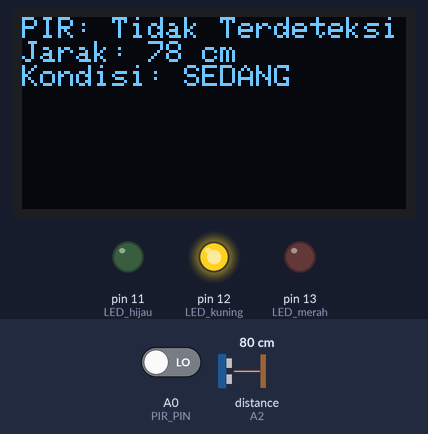
The sketch below on a simulated Arduino Uno, built with avr-gcc and run on an emulated ATmega328P. Shown: 128×64 one-colour display, output pins drawn as LEDs (lit = HIGH). Wiring (from diagram.json): ultrasonic range finder: trigger A1; echo A2. Inputs (shaded band) come from the test bench; at power-on: distance to the obstacle (sensor on A2) 80 cm, A0 (PIR_PIN) LOW. The echo pulse lasts 58.3 µs per cm; pins used as bus, display or sensor lines are not drawn.

Above: at 1.2 s.
1.3 s: distance to the obstacle (sensor on A2) set to 56 cm
At 2.1 s:
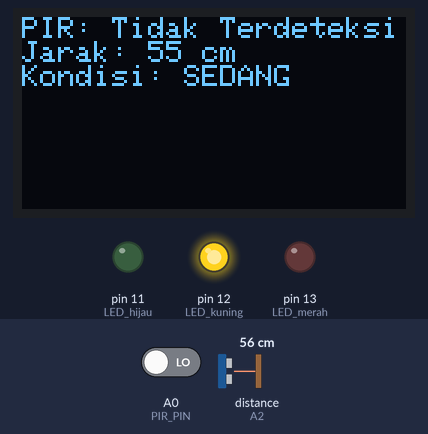
3.2 s: distance to the obstacle (sensor on A2) set to 48 cm
At 3.6 s:
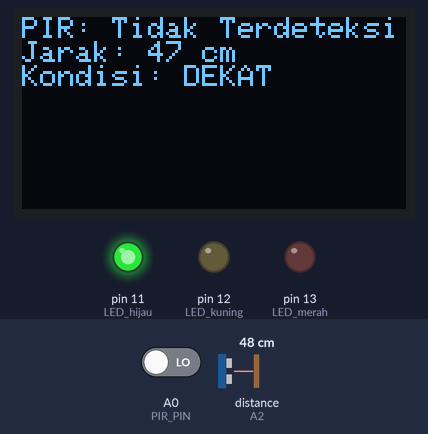
4.8 s: A0 (PIR_PIN) driven HIGH
At 6.1 s:
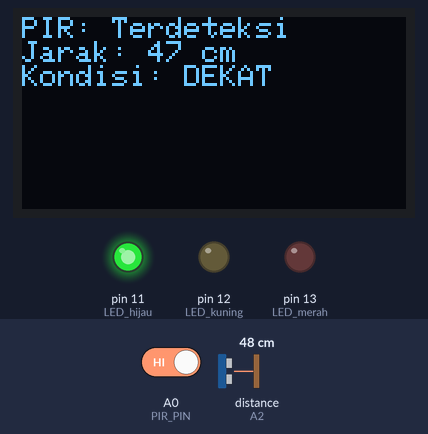
6.4 s: distance to the obstacle (sensor on A2) set to 250 cm
At 7.7 s:
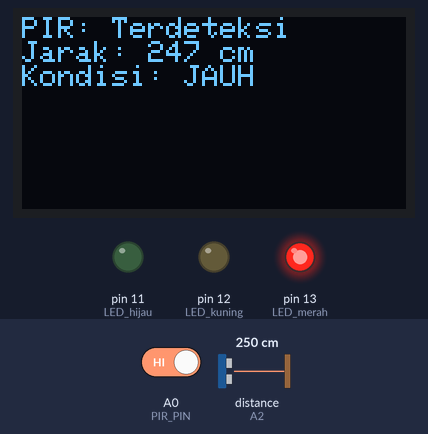
8.0 s: A0 (PIR_PIN) driven LOW
At 9.3 s:
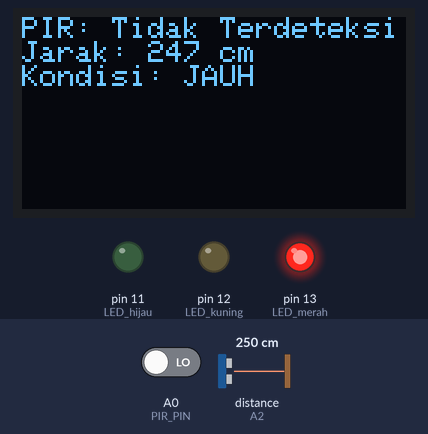
Timing chart, 0 to 10.6 s (numbered marks = the images above; inputs shaded):
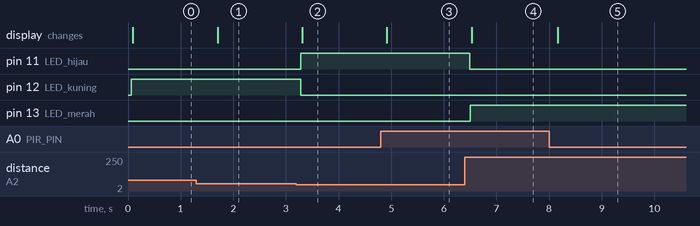

Measured:
- the behaviour switches between 51 and 50 cm on distance to the obstacle (sensor on A2) (found by bisection; images 1 and 2)
- after the input at 1.3 s, the display: changes after 0.40 s (image 1)
- after the input at 3.2 s, pin 11 (LED_hijau): LOW → HIGH after 0.08 s; pin 12 (LED_kuning): HIGH → LOW after 0.08 s; the display: changes after 0.11 s (image 2)
- after the input at 4.8 s, the display: changes after 0.11 s (image 3)
- after the input at 6.4 s, pin 11 (LED_hijau): HIGH → LOW after 0.10 s; pin 13 (LED_merah): LOW → HIGH after 0.10 s; the display: changes after 0.13 s (image 4)
- after the input at 8.0 s, the display: changes after 0.17 s (image 5)

The sketch:

sketch.ino
```cpp
#include <Wire.h>
#include <Adafruit_SSD1306.h>
#include <Adafruit_GFX.h>

#define SCREEN_WIDTH 128
#define SCREEN_HEIGHT 64
Adafruit_SSD1306 display(SCREEN_WIDTH, SCREEN_HEIGHT, &Wire, -1);

#define PIR_PIN A0
#define TRIG_PIN A1
#define ECHO_PIN A2
#define LED_hijau 11
#define LED_kuning 12
#define LED_merah 13

void setup() {
    pinMode(PIR_PIN, INPUT);
    pinMode(TRIG_PIN, OUTPUT);
    pinMode(ECHO_PIN, INPUT);
    pinMode(LED_hijau, OUTPUT);
    pinMode(LED_kuning, OUTPUT);
    pinMode(LED_merah, OUTPUT);

    Serial.begin(9600);

    if (!display.begin(SSD1306_SWITCHCAPVCC, 0x3C)) {
        Serial.println(F("SSD1306 allocation failed"));
        for (;;);
    }
    display.clearDisplay();
    display.display();
}

long getDistance() {
    digitalWrite(TRIG_PIN, LOW);
    delayMicroseconds(2);
    digitalWrite(TRIG_PIN, HIGH);
    delayMicroseconds(10);
    digitalWrite(TRIG_PIN, LOW);
    long duration = pulseIn(ECHO_PIN, HIGH);
    return duration * 0.034 / 2;
}

void loop() {
    bool pirStatus = digitalRead(PIR_PIN);
    long distance = getDistance();

    // Kontrol LED berdasarkan jarak
    digitalWrite(LED_hijau, distance < 50);
    digitalWrite(LED_kuning, distance >= 50 && distance <= 125);
    digitalWrite(LED_merah, distance > 125);

    // Tampilkan hasil ke OLED
    display.clearDisplay();
    display.setTextSize(1);
    display.setTextColor(WHITE);
    display.setCursor(0, 0);
    display.print("PIR: ");
    display.println(pirStatus ? "Terdeteksi" : "Tidak Terdeteksi");
    display.print("Jarak: ");
    display.print(distance);
    display.println(" cm");

    if (distance < 50) {
        display.println("Kondisi: DEKAT");
    } else if (distance >= 50 && distance <= 125) {
        display.println("Kondisi: SEDANG");
    } else {
        display.println("Kondisi: JAUH");
    }

    display.display();
    delay(500);
}
```
